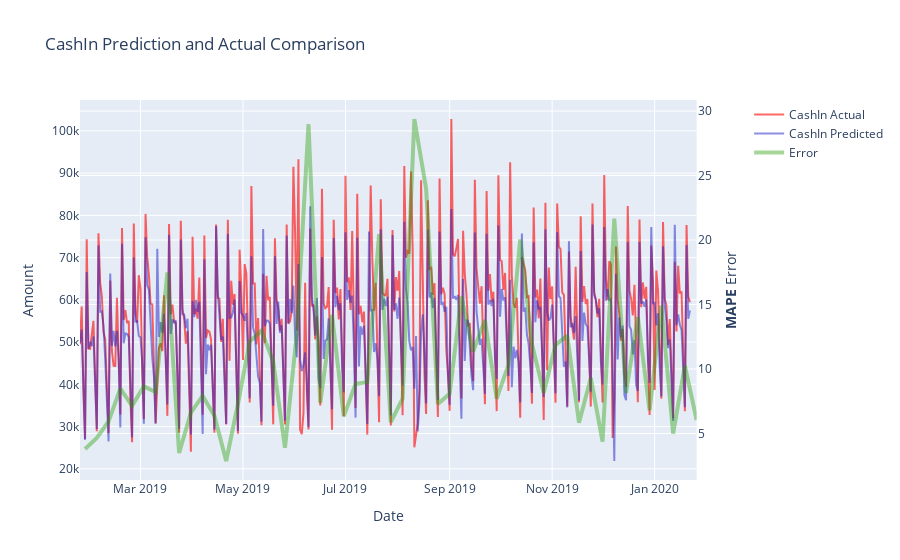

Here is the notebook cell this chart was saved with:
### Code cell
weekly_errors = get_weekly_error(y_test, predictions, 'w')
draw_error_over_time(y_test, predictions, weekly_errors)

### Figure 1 — Plotly figure (JSON) as saved in the notebook; plotly's stock layout.template omitted (floating-point values rounded to 4 significant figures; data arrays with more than 128 entries replaced by an {"elided": "..."} marker saying what was removed)
{"data": [{"line": {"color": "rgba(255,0,0,0.6)"}, "name": "CashIn Actual", "type": "scatter", "x": {"elided": "364 str values"}, "xaxis": "x", "y": {"elided": "364 float values"}, "yaxis": "y"}, {"line": {"color": "rgba(30,30,200,0.5)"}, "name": "CashIn Predicted", "type": "scatter", "x": {"elided": "364 str values"}, "xaxis": "x", "y": {"elided": "364 float values"}, "yaxis": "y"}, {"line": {"color": "rgba(34, 155, 0, 0.4)", "width": 4}, "name": "Error", "type": "scatter", "x": ["2019-01-27T00:00:00", "2019-02-03T00:00:00", "2019-02-10T00:00:00", "2019-02-17T00:00:00", "2019-02-24T00:00:00", "2019-03-03T00:00:00", "2019-03-10T00:00:00", "2019-03-17T00:00:00", "2019-03-24T00:00:00", "2019-03-31T00:00:00", "2019-04-07T00:00:00", "2019-04-14T00:00:00", "2019-04-21T00:00:00", "2019-04-28T00:00:00", "2019-05-05T00:00:00", "2019-05-12T00:00:00", "2019-05-19T00:00:00", "2019-05-26T00:00:00", "2019-06-02T00:00:00", "2019-06-09T00:00:00", "2019-06-16T00:00:00", "2019-06-23T00:00:00", "2019-06-30T00:00:00", "2019-07-07T00:00:00", "2019-07-14T00:00:00", "2019-07-21T00:00:00", "2019-07-28T00:00:00", "2019-08-04T00:00:00", "2019-08-11T00:00:00", "2019-08-18T00:00:00", "2019-08-25T00:00:00", "2019-09-01T00:00:00", "2019-09-08T00:00:00", "2019-09-15T00:00:00", "2019-09-22T00:00:00", "2019-09-29T00:00:00", "2019-10-06T00:00:00", "2019-10-13T00:00:00", "2019-10-20T00:00:00", "2019-10-27T00:00:00", "2019-11-03T00:00:00", "2019-11-10T00:00:00", "2019-11-17T00:00:00", "2019-11-24T00:00:00", "2019-12-01T00:00:00", "2019-12-08T00:00:00", "2019-12-15T00:00:00", "2019-12-22T00:00:00", "2019-12-29T00:00:00", "2020-01-05T00:00:00", "2020-01-12T00:00:00", "2020-01-19T00:00:00", "2020-01-26T00:00:00"], "xaxis": "x", "y": [3.801, 4.659, 5.94, 8.478, 7.148, 8.651, 8.221, 17.49, 3.485, 6.617, 7.913, 6.38, 2.868, 7.293, 12.14, 12.97, 10.56, 3.895, 12.71, 28.98, 7.375, 14.18, 6.327, 8.844, 8.982, 20.45, 5.876, 7.7, 29.38, 23.98, 7.294, 8.088, 15.63, 11.35, 13.78, 7.697, 10.33, 20.05, 11.92, 8.153, 11.87, 12.58, 5.831, 9.309, 4.371, 21.65, 8.154, 14.02, 6.806, 14.91, 4.996, 10.25, 6.048], "yaxis": "y2"}], "layout": {"title": {"text": "CashIn Prediction and Actual Comparison"}, "xaxis": {"anchor": "y", "domain": [0, 0.94], "title": {"text": "Date"}}, "yaxis": {"anchor": "x", "domain": [0, 1], "title": {"text": "Amount"}}, "yaxis2": {"anchor": "x", "overlaying": "y", "side": "right", "title": {"text": "<b>MAPE</b> Error"}}}}
